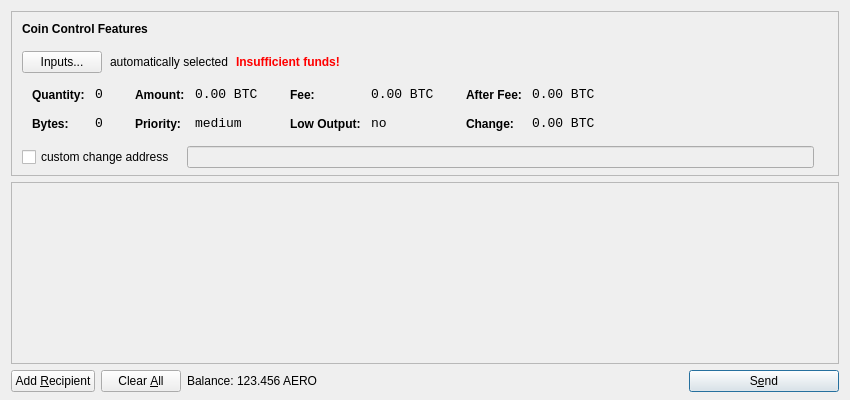
<?xml version="1.0" encoding="UTF-8"?>
<ui version="4.0">
 <class>SendCoinsDialog</class>
 <widget class="QDialog" name="SendCoinsDialog">
  <property name="geometry">
   <rect>
    <x>0</x>
    <y>0</y>
    <width>850</width>
    <height>400</height>
   </rect>
  </property>
  <property name="windowTitle">
   <string>Send Coins</string>
  </property>
  <layout class="QVBoxLayout" name="verticalLayout" stretch="0,1,0">
   <property name="bottomMargin">
    <number>8</number>
   </property>
   <item>
    <widget class="QFrame" name="frameCoinControl">
     <property name="sizePolicy">
      <sizepolicy hsizetype="Expanding" vsizetype="Expanding">
       <horstretch>0</horstretch>
       <verstretch>0</verstretch>
      </sizepolicy>
     </property>
     <property name="maximumSize">
      <size>
       <width>16777215</width>
       <height>16777215</height>
      </size>
     </property>
     <property name="frameShape">
      <enum>QFrame::StyledPanel</enum>
     </property>
     <property name="frameShadow">
      <enum>QFrame::Sunken</enum>
     </property>
     <layout class="QVBoxLayout" name="verticalLayoutCoinControl2">
      <property name="spacing">
       <number>-1</number>
      </property>
      <property name="leftMargin">
       <number>0</number>
      </property>
      <property name="topMargin">
       <number>0</number>
      </property>
      <property name="rightMargin">
       <number>0</number>
      </property>
      <property name="bottomMargin">
       <number>6</number>
      </property>
      <item>
       <layout class="QVBoxLayout" name="verticalLayoutCoinControl" stretch="0,0,0,0,1">
        <property name="spacing">
         <number>0</number>
        </property>
        <property name="leftMargin">
         <number>10</number>
        </property>
        <property name="topMargin">
         <number>10</number>
        </property>
        <item>
         <layout class="QHBoxLayout" name="horizontalLayoutCoinControl1">
          <property name="bottomMargin">
           <number>15</number>
          </property>
          <item>
           <widget class="QLabel" name="labelCoinControlFeatures">
            <property name="sizePolicy">
             <sizepolicy hsizetype="Preferred" vsizetype="Maximum">
              <horstretch>0</horstretch>
              <verstretch>0</verstretch>
             </sizepolicy>
            </property>
            <property name="font">
             <font>
              <weight>75</weight>
              <bold>true</bold>
             </font>
            </property>
            <property name="styleSheet">
             <string notr="true">font-weight:bold;</string>
            </property>
            <property name="text">
             <string>Coin Control Features</string>
            </property>
           </widget>
          </item>
         </layout>
        </item>
        <item>
         <layout class="QHBoxLayout" name="horizontalLayoutCoinControl2" stretch="0,0,0,0">
          <property name="spacing">
           <number>8</number>
          </property>
          <property name="bottomMargin">
           <number>10</number>
          </property>
          <item>
           <widget class="QPushButton" name="pushButtonCoinControl">
            <property name="styleSheet">
             <string notr="true"/>
            </property>
            <property name="text">
             <string>Inputs...</string>
            </property>
           </widget>
          </item>
          <item>
           <widget class="QLabel" name="labelCoinControlAutomaticallySelected">
            <property name="text">
             <string>automatically selected</string>
            </property>
            <property name="margin">
             <number>5</number>
            </property>
           </widget>
          </item>
          <item>
           <widget class="QLabel" name="labelCoinControlInsuffFunds">
            <property name="font">
             <font>
              <weight>75</weight>
              <bold>true</bold>
             </font>
            </property>
            <property name="styleSheet">
             <string notr="true">color:red;font-weight:bold;</string>
            </property>
            <property name="text">
             <string>Insufficient funds!</string>
            </property>
            <property name="margin">
             <number>5</number>
            </property>
           </widget>
          </item>
          <item>
           <spacer name="horizontalSpacerCoinControl">
            <property name="orientation">
             <enum>Qt::Horizontal</enum>
            </property>
            <property name="sizeHint" stdset="0">
             <size>
              <width>40</width>
              <height>1</height>
             </size>
            </property>
           </spacer>
          </item>
         </layout>
        </item>
        <item>
         <widget class="QWidget" name="widgetCoinControl" native="true">
          <property name="sizePolicy">
           <sizepolicy hsizetype="Preferred" vsizetype="Preferred">
            <horstretch>0</horstretch>
            <verstretch>0</verstretch>
           </sizepolicy>
          </property>
          <property name="minimumSize">
           <size>
            <width>0</width>
            <height>0</height>
           </size>
          </property>
          <property name="styleSheet">
           <string notr="true"/>
          </property>
          <layout class="QHBoxLayout" name="horizontalLayoutCoinControl5">
           <property name="margin">
            <number>0</number>
           </property>
           <item>
            <layout class="QHBoxLayout" name="horizontalLayoutCoinControl3" stretch="0,0,0,1">
             <property name="spacing">
              <number>20</number>
             </property>
             <property name="topMargin">
              <number>0</number>
             </property>
             <property name="bottomMargin">
              <number>10</number>
             </property>
             <item>
              <layout class="QFormLayout" name="formLayoutCoinControl1">
               <property name="horizontalSpacing">
                <number>10</number>
               </property>
               <property name="verticalSpacing">
                <number>14</number>
               </property>
               <property name="leftMargin">
                <number>10</number>
               </property>
               <property name="topMargin">
                <number>4</number>
               </property>
               <property name="rightMargin">
                <number>6</number>
               </property>
               <item row="0" column="0">
                <widget class="QLabel" name="labelCoinControlQuantityText">
                 <property name="styleSheet">
                  <string notr="true">font-weight:bold;</string>
                 </property>
                 <property name="text">
                  <string>Quantity:</string>
                 </property>
                 <property name="margin">
                  <number>0</number>
                 </property>
                </widget>
               </item>
               <item row="0" column="1">
                <widget class="QLabel" name="labelCoinControlQuantity">
                 <property name="font">
                  <font>
                   <family>Monospace</family>
                   <pointsize>10</pointsize>
                  </font>
                 </property>
                 <property name="cursor">
                  <cursorShape>IBeamCursor</cursorShape>
                 </property>
                 <property name="contextMenuPolicy">
                  <enum>Qt::ActionsContextMenu</enum>
                 </property>
                 <property name="text">
                  <string notr="true">0</string>
                 </property>
                 <property name="margin">
                  <number>0</number>
                 </property>
                 <property name="textInteractionFlags">
                  <set>Qt::LinksAccessibleByMouse|Qt::TextSelectableByKeyboard|Qt::TextSelectableByMouse</set>
                 </property>
                </widget>
               </item>
               <item row="1" column="0">
                <widget class="QLabel" name="labelCoinControlBytesText">
                 <property name="styleSheet">
                  <string notr="true">font-weight:bold;</string>
                 </property>
                 <property name="text">
                  <string>Bytes:</string>
                 </property>
                </widget>
               </item>
               <item row="1" column="1">
                <widget class="QLabel" name="labelCoinControlBytes">
                 <property name="font">
                  <font>
                   <family>Monospace</family>
                   <pointsize>10</pointsize>
                  </font>
                 </property>
                 <property name="cursor">
                  <cursorShape>IBeamCursor</cursorShape>
                 </property>
                 <property name="contextMenuPolicy">
                  <enum>Qt::ActionsContextMenu</enum>
                 </property>
                 <property name="text">
                  <string notr="true">0</string>
                 </property>
                 <property name="textInteractionFlags">
                  <set>Qt::LinksAccessibleByMouse|Qt::TextSelectableByKeyboard|Qt::TextSelectableByMouse</set>
                 </property>
                </widget>
               </item>
              </layout>
             </item>
             <item>
              <layout class="QFormLayout" name="formLayoutCoinControl2">
               <property name="horizontalSpacing">
                <number>10</number>
               </property>
               <property name="verticalSpacing">
                <number>14</number>
               </property>
               <property name="leftMargin">
                <number>6</number>
               </property>
               <property name="topMargin">
                <number>4</number>
               </property>
               <property name="rightMargin">
                <number>6</number>
               </property>
               <item row="0" column="0">
                <widget class="QLabel" name="labelCoinControlAmountText">
                 <property name="styleSheet">
                  <string notr="true">font-weight:bold;</string>
                 </property>
                 <property name="text">
                  <string>Amount:</string>
                 </property>
                 <property name="margin">
                  <number>0</number>
                 </property>
                </widget>
               </item>
               <item row="0" column="1">
                <widget class="QLabel" name="labelCoinControlAmount">
                 <property name="font">
                  <font>
                   <family>Monospace</family>
                   <pointsize>10</pointsize>
                  </font>
                 </property>
                 <property name="cursor">
                  <cursorShape>IBeamCursor</cursorShape>
                 </property>
                 <property name="contextMenuPolicy">
                  <enum>Qt::ActionsContextMenu</enum>
                 </property>
                 <property name="text">
                  <string notr="true">0.00 BTC</string>
                 </property>
                 <property name="textInteractionFlags">
                  <set>Qt::LinksAccessibleByMouse|Qt::TextSelectableByKeyboard|Qt::TextSelectableByMouse</set>
                 </property>
                </widget>
               </item>
               <item row="1" column="0">
                <widget class="QLabel" name="labelCoinControlPriorityText">
                 <property name="styleSheet">
                  <string notr="true">font-weight:bold;</string>
                 </property>
                 <property name="text">
                  <string>Priority:</string>
                 </property>
                </widget>
               </item>
               <item row="1" column="1">
                <widget class="QLabel" name="labelCoinControlPriority">
                 <property name="font">
                  <font>
                   <family>Monospace</family>
                   <pointsize>10</pointsize>
                  </font>
                 </property>
                 <property name="cursor">
                  <cursorShape>IBeamCursor</cursorShape>
                 </property>
                 <property name="contextMenuPolicy">
                  <enum>Qt::ActionsContextMenu</enum>
                 </property>
                 <property name="text">
                  <string>medium</string>
                 </property>
                 <property name="textInteractionFlags">
                  <set>Qt::LinksAccessibleByMouse|Qt::TextSelectableByKeyboard|Qt::TextSelectableByMouse</set>
                 </property>
                </widget>
               </item>
              </layout>
             </item>
             <item>
              <layout class="QFormLayout" name="formLayoutCoinControl3">
               <property name="horizontalSpacing">
                <number>10</number>
               </property>
               <property name="verticalSpacing">
                <number>14</number>
               </property>
               <property name="leftMargin">
                <number>6</number>
               </property>
               <property name="topMargin">
                <number>4</number>
               </property>
               <property name="rightMargin">
                <number>6</number>
               </property>
               <item row="0" column="0">
                <widget class="QLabel" name="labelCoinControlFeeText">
                 <property name="styleSheet">
                  <string notr="true">font-weight:bold;</string>
                 </property>
                 <property name="text">
                  <string>Fee:</string>
                 </property>
                 <property name="margin">
                  <number>0</number>
                 </property>
                </widget>
               </item>
               <item row="0" column="1">
                <widget class="QLabel" name="labelCoinControlFee">
                 <property name="font">
                  <font>
                   <family>Monospace</family>
                   <pointsize>10</pointsize>
                  </font>
                 </property>
                 <property name="cursor">
                  <cursorShape>IBeamCursor</cursorShape>
                 </property>
                 <property name="contextMenuPolicy">
                  <enum>Qt::ActionsContextMenu</enum>
                 </property>
                 <property name="text">
                  <string notr="true">0.00 BTC</string>
                 </property>
                 <property name="textInteractionFlags">
                  <set>Qt::LinksAccessibleByMouse|Qt::TextSelectableByKeyboard|Qt::TextSelectableByMouse</set>
                 </property>
                </widget>
               </item>
               <item row="1" column="0">
                <widget class="QLabel" name="labelCoinControlLowOutputText">
                 <property name="styleSheet">
                  <string notr="true">font-weight:bold;</string>
                 </property>
                 <property name="text">
                  <string>Low Output:</string>
                 </property>
                </widget>
               </item>
               <item row="1" column="1">
                <widget class="QLabel" name="labelCoinControlLowOutput">
                 <property name="font">
                  <font>
                   <family>Monospace</family>
                   <pointsize>10</pointsize>
                  </font>
                 </property>
                 <property name="cursor">
                  <cursorShape>IBeamCursor</cursorShape>
                 </property>
                 <property name="contextMenuPolicy">
                  <enum>Qt::ActionsContextMenu</enum>
                 </property>
                 <property name="text">
                  <string>no</string>
                 </property>
                 <property name="textInteractionFlags">
                  <set>Qt::LinksAccessibleByMouse|Qt::TextSelectableByKeyboard|Qt::TextSelectableByMouse</set>
                 </property>
                </widget>
               </item>
              </layout>
             </item>
             <item>
              <layout class="QFormLayout" name="formLayoutCoinControl4">
               <property name="horizontalSpacing">
                <number>10</number>
               </property>
               <property name="verticalSpacing">
                <number>14</number>
               </property>
               <property name="leftMargin">
                <number>6</number>
               </property>
               <property name="topMargin">
                <number>4</number>
               </property>
               <property name="rightMargin">
                <number>6</number>
               </property>
               <item row="0" column="0">
                <widget class="QLabel" name="labelCoinControlAfterFeeText">
                 <property name="styleSheet">
                  <string notr="true">font-weight:bold;</string>
                 </property>
                 <property name="text">
                  <string>After Fee:</string>
                 </property>
                 <property name="margin">
                  <number>0</number>
                 </property>
                </widget>
               </item>
               <item row="0" column="1">
                <widget class="QLabel" name="labelCoinControlAfterFee">
                 <property name="font">
                  <font>
                   <family>Monospace</family>
                   <pointsize>10</pointsize>
                  </font>
                 </property>
                 <property name="cursor">
                  <cursorShape>IBeamCursor</cursorShape>
                 </property>
                 <property name="contextMenuPolicy">
                  <enum>Qt::ActionsContextMenu</enum>
                 </property>
                 <property name="text">
                  <string notr="true">0.00 BTC</string>
                 </property>
                 <property name="textInteractionFlags">
                  <set>Qt::LinksAccessibleByMouse|Qt::TextSelectableByKeyboard|Qt::TextSelectableByMouse</set>
                 </property>
                </widget>
               </item>
               <item row="1" column="0">
                <widget class="QLabel" name="labelCoinControlChangeText">
                 <property name="styleSheet">
                  <string notr="true">font-weight:bold;</string>
                 </property>
                 <property name="text">
                  <string>Change:</string>
                 </property>
                </widget>
               </item>
               <item row="1" column="1">
                <widget class="QLabel" name="labelCoinControlChange">
                 <property name="font">
                  <font>
                   <family>Monospace</family>
                   <pointsize>10</pointsize>
                  </font>
                 </property>
                 <property name="cursor">
                  <cursorShape>IBeamCursor</cursorShape>
                 </property>
                 <property name="contextMenuPolicy">
                  <enum>Qt::ActionsContextMenu</enum>
                 </property>
                 <property name="text">
                  <string notr="true">0.00 BTC</string>
                 </property>
                 <property name="textInteractionFlags">
                  <set>Qt::LinksAccessibleByMouse|Qt::TextSelectableByKeyboard|Qt::TextSelectableByMouse</set>
                 </property>
                </widget>
               </item>
              </layout>
             </item>
            </layout>
           </item>
          </layout>
         </widget>
        </item>
        <item>
         <layout class="QHBoxLayout" name="horizontalLayoutCoinControl4" stretch="0,0,0">
          <property name="spacing">
           <number>12</number>
          </property>
          <property name="sizeConstraint">
           <enum>QLayout::SetDefaultConstraint</enum>
          </property>
          <property name="topMargin">
           <number>5</number>
          </property>
          <property name="rightMargin">
           <number>5</number>
          </property>
          <item>
           <widget class="QCheckBox" name="checkBoxCoinControlChange">
            <property name="text">
             <string>custom change address</string>
            </property>
           </widget>
          </item>
          <item>
           <widget class="QLineEdit" name="lineEditCoinControlChange">
            <property name="enabled">
             <bool>false</bool>
            </property>
            <property name="sizePolicy">
             <sizepolicy hsizetype="Expanding" vsizetype="Fixed">
              <horstretch>0</horstretch>
              <verstretch>0</verstretch>
             </sizepolicy>
            </property>
           </widget>
          </item>
          <item>
           <widget class="QLabel" name="labelCoinControlChangeLabel">
            <property name="sizePolicy">
             <sizepolicy hsizetype="Preferred" vsizetype="Expanding">
              <horstretch>0</horstretch>
              <verstretch>0</verstretch>
             </sizepolicy>
            </property>
            <property name="minimumSize">
             <size>
              <width>0</width>
              <height>0</height>
             </size>
            </property>
            <property name="text">
             <string/>
            </property>
            <property name="margin">
             <number>3</number>
            </property>
           </widget>
          </item>
         </layout>
        </item>
        <item>
         <spacer name="verticalSpacerCoinControl">
          <property name="orientation">
           <enum>Qt::Vertical</enum>
          </property>
          <property name="sizeHint" stdset="0">
           <size>
            <width>800</width>
            <height>1</height>
           </size>
          </property>
         </spacer>
        </item>
       </layout>
      </item>
     </layout>
    </widget>
   </item>
   <item>
    <widget class="QScrollArea" name="scrollArea">
     <property name="widgetResizable">
      <bool>true</bool>
     </property>
     <widget class="QWidget" name="scrollAreaWidgetContents">
      <property name="geometry">
       <rect>
        <x>0</x>
        <y>0</y>
        <width>830</width>
        <height>165</height>
       </rect>
      </property>
      <layout class="QVBoxLayout" name="verticalLayout_2">
       <property name="margin">
        <number>0</number>
       </property>
       <item>
        <layout class="QVBoxLayout" name="entries">
         <property name="spacing">
          <number>6</number>
         </property>
        </layout>
       </item>
       <item>
        <spacer name="verticalSpacer">
         <property name="orientation">
          <enum>Qt::Vertical</enum>
         </property>
         <property name="sizeHint" stdset="0">
          <size>
           <width>20</width>
           <height>40</height>
          </size>
         </property>
        </spacer>
       </item>
      </layout>
     </widget>
    </widget>
   </item>
   <item>
    <layout class="QHBoxLayout" name="horizontalLayout">
     <item>
      <widget class="QPushButton" name="addButton">
       <property name="toolTip">
        <string>Send to multiple recipients at once</string>
       </property>
       <property name="text">
        <string>Add &amp;Recipient</string>
       </property>
       <property name="icon">
        <iconset resource="../bitcoin.qrc">
         <normaloff>:/icons/add</normaloff>:/icons/add</iconset>
       </property>
       <property name="autoDefault">
        <bool>false</bool>
       </property>
      </widget>
     </item>
     <item>
      <widget class="QPushButton" name="clearButton">
       <property name="sizePolicy">
        <sizepolicy hsizetype="Minimum" vsizetype="Fixed">
         <horstretch>0</horstretch>
         <verstretch>0</verstretch>
        </sizepolicy>
       </property>
       <property name="toolTip">
        <string>Remove all transaction fields</string>
       </property>
       <property name="text">
        <string>Clear &amp;All</string>
       </property>
       <property name="icon">
        <iconset resource="../bitcoin.qrc">
         <normaloff>:/icons/remove</normaloff>:/icons/remove</iconset>
       </property>
       <property name="autoRepeatDelay">
        <number>300</number>
       </property>
       <property name="autoDefault">
        <bool>false</bool>
       </property>
      </widget>
     </item>
     <item>
      <layout class="QHBoxLayout" name="horizontalLayout_2">
       <property name="spacing">
        <number>3</number>
       </property>
       <item>
        <widget class="QLabel" name="label">
         <property name="text">
          <string>Balance:</string>
         </property>
        </widget>
       </item>
       <item>
        <widget class="QLabel" name="labelBalance">
         <property name="cursor">
          <cursorShape>IBeamCursor</cursorShape>
         </property>
         <property name="text">
          <string>123.456 AERO</string>
         </property>
         <property name="textInteractionFlags">
          <set>Qt::LinksAccessibleByMouse|Qt::TextSelectableByKeyboard|Qt::TextSelectableByMouse</set>
         </property>
        </widget>
       </item>
      </layout>
     </item>
     <item>
      <spacer name="horizontalSpacer">
       <property name="orientation">
        <enum>Qt::Horizontal</enum>
       </property>
       <property name="sizeHint" stdset="0">
        <size>
         <width>40</width>
         <height>20</height>
        </size>
       </property>
      </spacer>
     </item>
     <item>
      <widget class="QPushButton" name="sendButton">
       <property name="minimumSize">
        <size>
         <width>150</width>
         <height>0</height>
        </size>
       </property>
       <property name="toolTip">
        <string>Confirm the send action</string>
       </property>
       <property name="text">
        <string>S&amp;end</string>
       </property>
       <property name="icon">
        <iconset resource="../bitcoin.qrc">
         <normaloff>:/icons/send</normaloff>:/icons/send</iconset>
       </property>
       <property name="default">
        <bool>true</bool>
       </property>
      </widget>
     </item>
    </layout>
   </item>
  </layout>
 </widget>
 <resources>
  <include location="../bitcoin.qrc"/>
 </resources>
 <connections/>
</ui>
